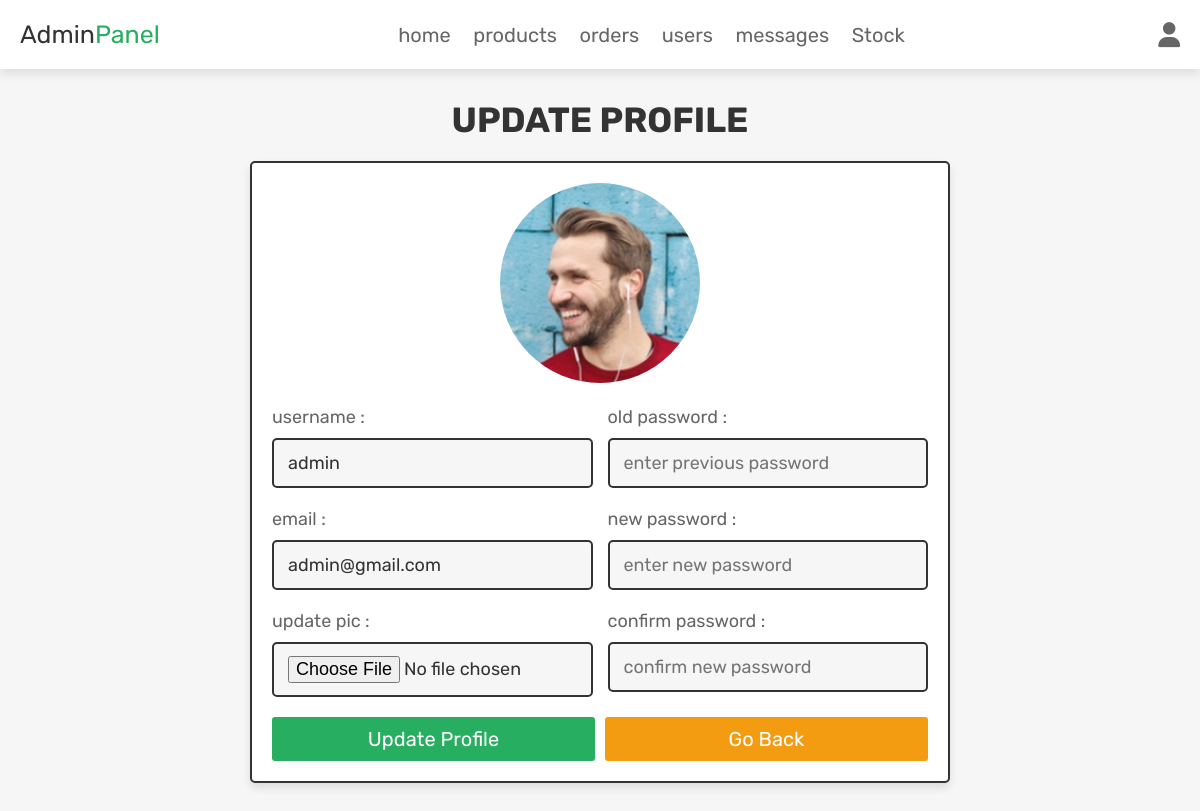
The app's page /admin_update_profile.php (signed in) with its own data.
### tables this page shows
CREATE TABLE `users` (
  `id` int(100) NOT NULL,
  `name` varchar(100) NOT NULL,
  `email` varchar(100) NOT NULL,
  `password` varchar(100) NOT NULL,
  `user_type` varchar(20) NOT NULL DEFAULT 'user',
  `image` varchar(100) NOT NULL
);

### admin_update_profile.php (the view, shortened to what this page needs)
<?php
@include 'config.php';
?>
<!DOCTYPE html>
<html lang="en">
<head>
   <link rel="stylesheet" href="https://cdnjs.cloudflare.com/ajax/libs/font-awesome/6.1.1/css/all.min.css">
   <link rel="stylesheet" href="css/components.css">
</head>
<body>
<?php include 'admin_header.php'; ?>
<section class="update-profile">
   <h1 class="title">update profile</h1>
   <form action="" method="POST" enctype="multipart/form-data">
      <img src="uploaded_img/<?= $fetch_profile['image']; ?>" alt="">
      <div class="flex">
         <div class="inputBox">
            <span>username :</span>
            <input type="text" name="name" value="<?= $fetch_profile['name']; ?>" placeholder="update username" required class="box">
            <span>email :</span>
            <input type="email" name="email" value="<?= $fetch_profile['email']; ?>" placeholder="update email" required class="box">
            <span>update pic :</span>
            <input type="file" name="image" accept="image/jpg, image/jpeg, image/png" class="box">
         </div>
         <div class="inputBox">
            <span>old password :</span>
            <input type="password" name="update_pass" placeholder="enter previous password" class="box">
            <span>new password :</span>
            <input type="password" name="new_pass" placeholder="enter new password" class="box">
            <span>confirm password :</span>
            <input type="password" name="confirm_pass" placeholder="confirm new password" class="box">
         </div>
      </div>
      <div class="flex-btn">
         <input type="submit" class="btn" value="update profile" name="update_profile">
         <a href="admin_page.php" class="option-btn">go back</a>
      </div>
   </form>
</section>
</body>
</html>

### css/components.css (style rules this page uses)
:root { --green:#27ae60; --orange:#f39c12; --red:#e74c3c; --black:#333; --light-color:#666; --white:#fff; --light-bg:#f6f6f6; --border:.2rem solid var(--black); --box-shadow:0 .5rem 1rem rgba(0,0,0,.1); }
* { font-family: 'Rubik', sans-serif; margin:0; padding:0; box-sizing: border-box; outline: none; border:none; text-decoration: none; color:var(--black); }
body { background-color: var(--light-bg); }
html { font-size: 62.5%; overflow-x: hidden; scroll-behavior: smooth; scroll-padding-top: 6.5rem; }
section { padding:3rem 2rem; max-width: 1000px; margin:0 auto; }
.btn, .delete-btn, .option-btn { display: block; width: 100%; margin-top: 1rem; border-radius: .3rem; color:var(--white); font-size: 2rem; padding:1rem 1rem; text-transform: capitalize; cursor: pointer; text-align: center; }
.btn { background-color: var(--green); }
.option-btn { background-color: var(--orange); }
.flex-btn { display: flex; flex-wrap: wrap; gap:1rem; }
.flex-btn > * { flex:1; }
.title { text-align: center; margin-bottom: 2rem; text-transform: uppercase; color:var(--black); font-size: 3.5rem; }
.update-profile form { max-width: 70rem; margin: 0 auto; background-color: var(--white); box-shadow: var(--box-shadow); border:var(--border); border-radius: .5rem; padding:2rem; text-align: center; }
.update-profile form .flex { display: flex; gap:1.5rem; justify-content: space-between; }
.update-profile form img { height: 20rem; width: 20rem; margin-bottom: 1rem; border-radius: 50%; object-fit: cover; }
.update-profile form .inputBox { text-align: left; width: 49%; }
.update-profile form .inputBox span { display: block; padding-top: 1rem; font-size: 1.8rem; color:var(--light-color); }
.update-profile form .inputBox .box { width: 100%; padding:1.2rem 1.4rem; font-size: 1.8rem; color:var(--black); border:var(--border); border-radius: .5rem; margin:1rem 0; background-color: var(--light-bg); }

### records on screen
users: image (picture), name "admin", email "admin@gmail.com"
